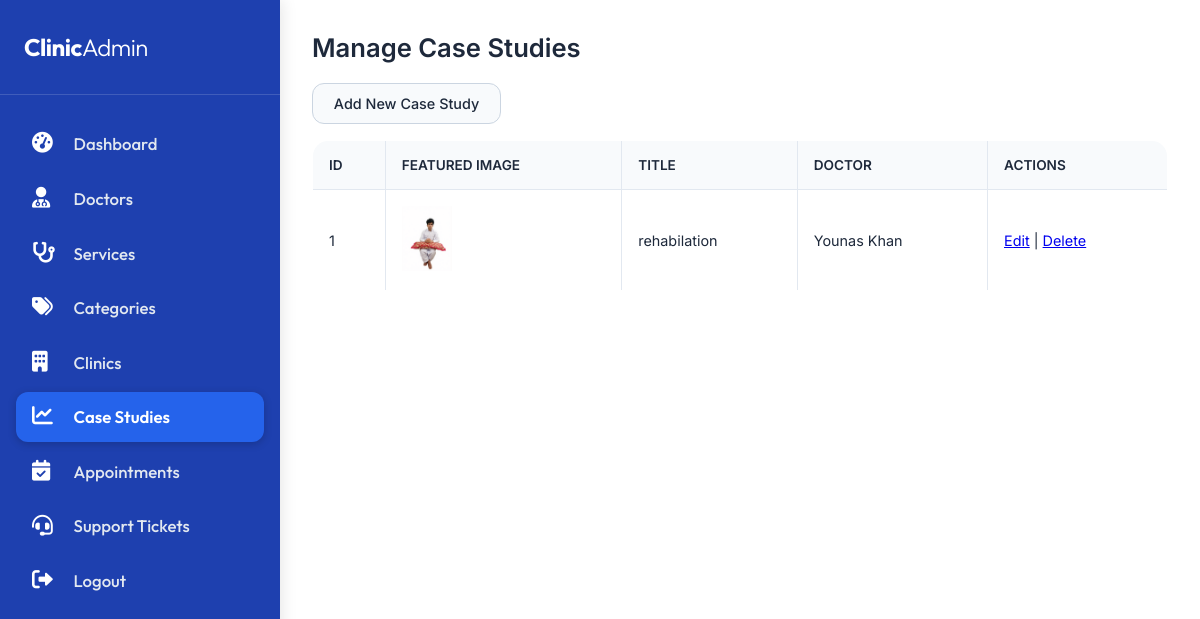
The app's page /admin/case-studies.php (signed in) with its own data.
### tables this page shows
CREATE TABLE `case_studies` (
  `id` int(11) NOT NULL,
  `title` varchar(200) NOT NULL,
  `slug` varchar(200) DEFAULT NULL,
  `doctor_id` int(11) DEFAULT NULL,
  `service_id` int(11) DEFAULT NULL,
  `description` text DEFAULT NULL,
  `featured_image` varchar(255) DEFAULT NULL,
  `created_at` timestamp NOT NULL DEFAULT current_timestamp()
);

CREATE TABLE `doctors` (
  `id` int(11) NOT NULL,
  `name` varchar(150) NOT NULL,
  `slug` varchar(150) DEFAULT NULL,
  `category_id` int(11) DEFAULT NULL,
  `clinic_id` int(11) DEFAULT NULL,
  `image` varchar(255) DEFAULT NULL,
  `bio` text DEFAULT NULL,
  `experience` text DEFAULT NULL,
  `qualification` text DEFAULT NULL,
  `featured` tinyint(1) DEFAULT 0,
  `created_at` timestamp NOT NULL DEFAULT current_timestamp()
);

### admin/case-studies.php (the view, shortened to what this page needs)
<?php
require_once '../config/database.php';
$caseStudies = mysqli_query($conn, "SELECT cs.*, d.name as doctor_name FROM case_studies cs LEFT JOIN doctors d ON cs.doctor_id = d.id ORDER BY cs.id DESC");
?>
<?php include 'includes/header.php'; ?>
<h2>Manage Case Studies</h2>
<a href="case-study-form.php" class="btn">Add New Case Study</a>
<table border="1" cellpadding="8">
    <thead><tr><th>ID</th><th>Featured Image</th><th>Title</th><th>Doctor</th><th>Actions</th></tr></thead>
    <tbody>
        <?php while($row = mysqli_fetch_assoc($caseStudies)): ?>
        <tr>
            <td><?php echo $row['id']; ?></td>
            <td><img src="../<?php echo $row['featured_image']; ?>" width="50"></td>
            <td><?php echo htmlspecialchars($row['title']); ?></td>
            <td><?php echo $row['doctor_name']; ?></td>
            <td>
                <a href="case-study-form.php?edit=<?php echo $row['id']; ?>">Edit</a> |
                <a href="?delete=<?php echo $row['id']; ?>" onclick="return confirm('Delete case study?')">Delete</a>
            </td>
        </tr>
        <?php endwhile; ?>
    </tbody>
</table>
<?php include 'includes/footer.php'; ?>

### assets/css/admin-style.css (style rules this page uses)
* { margin: 0; padding: 0; box-sizing: border-box; }
body { font-family: 'Inter', sans-serif; background: #ffffff; color: #1e293b; overflow-x: hidden; }
h2 { font-size: 1.6rem; font-weight: 600; color: #1e293b; margin-bottom: 1.25rem; }
.btn, button[type="submit"], a.btn { display: inline-flex; align-items: center; gap: 0.5rem; background: #f8fafc; color: #1e293b; border: 1px solid #cbd5e1; padding: 0.7rem 1.3rem; border-radius: 0.75rem; font-weight: 500; font-size: 0.9rem; cursor: pointer; transition: all 0.2s; text-decoration: none; }
table { width: 100%; border-collapse: collapse; background: #ffffff; border-radius: 1rem; overflow: hidden; margin: 1rem 0; border: 1px solid #e2e8f0; }
th { background: #f8fafc; color: #1e293b; font-weight: 600; font-size: 0.85rem; text-transform: uppercase; padding: 1rem; text-align: left; border-bottom: 1px solid #e2e8f0; }
td { padding: 1rem; border-bottom: 1px solid #f1f5f9; vertical-align: middle; font-size: 0.9rem; }

### records on screen
case_studies: id "1", featured_image (picture), title "rehabilation", doctor.name "Younas Khan"
